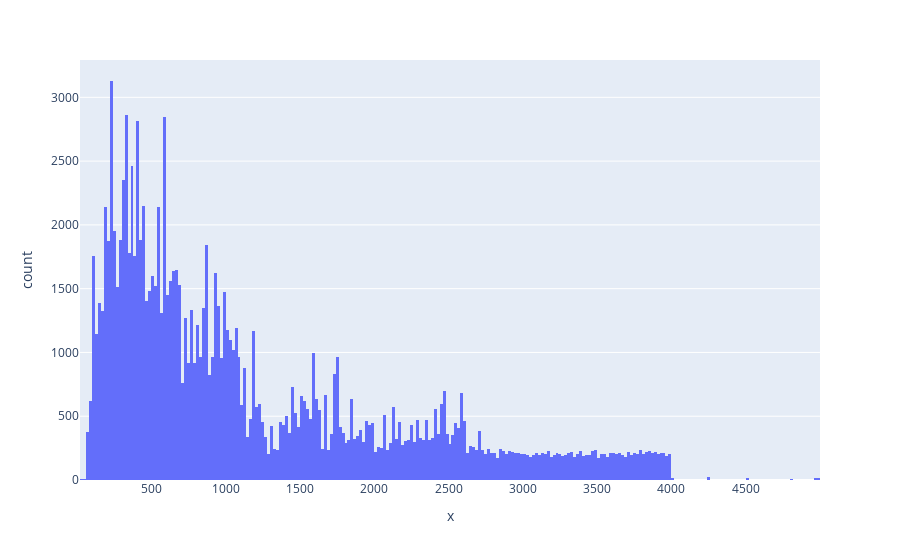

Write notebook code for a chart like this one.
### Code cell
# Graph the Column Data and Make Comment
df = px.data.tips()
fig = px.histogram(df, x=test_df["Flight Distance"])
fig.show()

### Figure 1 — Plotly figure (JSON) as saved in the notebook; plotly's stock layout.template omitted (floating-point values rounded to 4 significant figures; data arrays with more than 128 entries replaced by an {"elided": "..."} marker saying what was removed)
{"data": [{"alignmentgroup": "True", "bingroup": "x", "hovertemplate": "x=%{x}<br>count=%{y}<extra></extra>", "legendgroup": "", "marker": {"color": "#636efa", "pattern": {"shape": ""}}, "name": "", "offsetgroup": "", "orientation": "v", "showlegend": false, "type": "histogram", "x": {"elided": "129880 int values"}, "xaxis": "x", "yaxis": "y"}], "layout": {"autosize": true, "barmode": "relative", "legend": {"tracegroupgap": 0}, "margin": {"t": 60}, "xaxis": {"anchor": "y", "autorange": true, "domain": [0, 1], "range": [19.5, 5000.0], "title": {"text": "x"}, "type": "linear"}, "yaxis": {"anchor": "x", "autorange": true, "domain": [0, 1], "range": [0, 3293.0], "title": {"text": "count"}}}}
